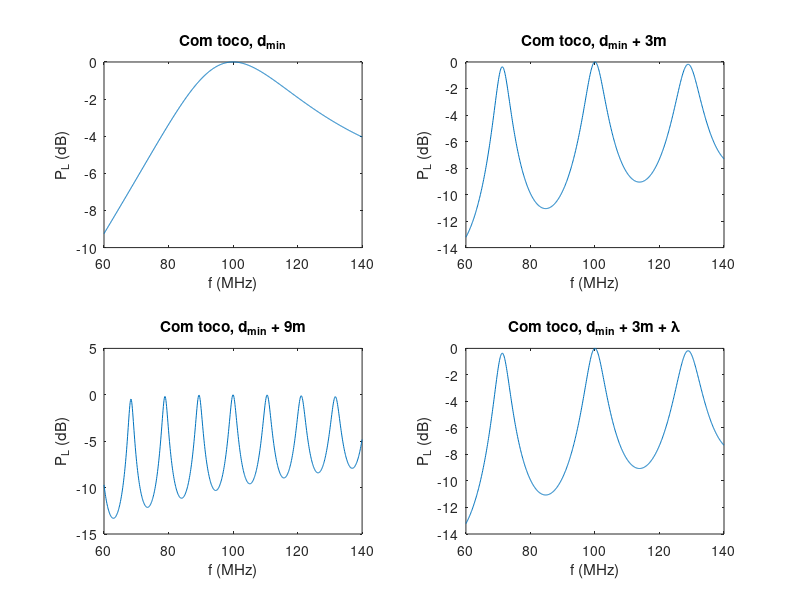

The MATLAB script that drew this image:
clear
nusp=586;

format long;

disp 'Questão 1';

mnp = rem(nusp,1000)/10;
ZL = 400 + mnp;
Z0 = 75; u = 2e8;
rhol=(ZL-Z0)/(ZL+Z0);
f=100e6;
lambda=u/f;
l=50;
Eg = 15; % Vef
Rg = 75;

% item a
disp ' '; disp 'item a';
Pd = Eg^2/(4*Rg);
disp 'Pd (W) ='; disp (Pd);

%itens b, c
d = 0.18*lambda; % dist min, para aprox. 227 ohms
yd = Z0/ZL; % inicial = yL = YL*Z0
% yL = Z0/ZL;

d=(pi-acos(abs(rhol))+angle(rhol))*lambda/4/pi;
rhod=rhol*exp(-1j*4*pi*d/lambda);
yd = (1-rhod)/(1+rhod);
disp ' '; disp 'item b';
disp 'd (m) ='; disp(d);
disp ' '; disp 'item c';
disp 'yd (S/S (adimensional)) ='; disp(yd);
disp 'b (S/S (adimensional)) ='; disp(imag(yd));

% item d
disp ' '; disp 'item d';
b = imag(yd);
arg_rho_t = angle((1/(-1j*b) - 1)/(1/(-1j*b) + 1)); % *180/pi
lt = lambda/4*(1-arg_rho_t/pi);
disp 'lt (m) ='; disp(lt);

% item e
f=600:1400; f=f*1e5;
lambda=u./f;
% e-i
% e-ii
rhod=rhol*exp(-1j*4*pi*d./lambda);
rhot=-1*exp(-1j*4*pi*lt./lambda);
b=(1-rhot)./(1+rhot);
Yd = ((1-rhod)./(1+rhod))./Z0 + b./Z0;
rhod=(1./Yd-Z0)./(1./Yd+Z0);
rhoent=rhod.*exp(-1j*4*pi.*(l-d)./lambda);
Zent=Z0.*(1+rhoent)./(1-rhoent);
Ient=Eg./(Zent+Rg); Ient=abs(Ient);
Pent=real(Zent).*Ient.^2; % Carga casada, P_ent = P_L
ganho=10*log10(Pent./Pd);
subplot(2,2,1);
plot(f/1e6,ganho);
xlabel('f (MHz)');
ylabel('P_L (dB)');
title('Com toco, d_{min}');
disp ' '; disp 'item e ii: Com toco';
disp 'P_max (W) ='; disp(max(Pent));
disp 'BW com toco (MHz, MHz) =';
BW = zeros(1,2);
j=1;
for k=1:size(f)(2)
  if (ganho(k) > -2)
      if (j==1)
          BW(j) = f(k); j = j+1;
      else if (k==size(f)(2))
          BW(2)=f(k);
          disp 'Fora da faixa pedida, aumentar a banda de frequencias (linha 45)';
          end end
  else
      if (j==2)
        BW(j) = f(k); j = j+1; end
  end
end
disp (BW*1e-6); disp 'BandWidth (MHz) ='; disp ((BW(2) - BW(1))*1e-6+0.1);

% e iii
d = d + 3;
rhod=rhol*exp(-1j*4*pi*d./lambda);
rhot=-1*exp(-1j*4*pi*lt./lambda);
b=(1-rhot)./(1+rhot);
Yd = ((1-rhod)./(1+rhod))./Z0 + b./Z0;
rhod=(1./Yd-Z0)./(1./Yd+Z0);
rhoent=rhod.*exp(-1j*4*pi.*(l-d)./lambda);
Zent=Z0.*(1+rhoent)./(1-rhoent);
Ient=Eg./(Zent+Rg); Ient=abs(Ient);
Pent=real(Zent).*Ient.^2; % Carga casada, P_ent = P_L
ganho=10*log10(Pent./Pd);
subplot(2,2,2);
plot(f/1e6,ganho);
xlabel('f (MHz)');
ylabel('P_L (dB)');
title('Com toco, d_{min} + 3m');
BW2 = zeros(1,2);
j=1;
for k=1:400
  if (ganho(k) > -2)
      if (j==1)
          BW2(j) = f(k); j = j+1; end
  else
      if (j==2)
          BW2(j) = f(k); j = j+1; end
  end
end
disp ' '; disp 'item e iii: Com toco + 3m';
disp 'P_max (W) ='; disp(max(Pent));
disp 'BW com toco + 3m (MHz, MHz) ='; disp (BW2*1e-6); disp 'BandWidth (MHz) ='; disp ((BW2(2) - BW2(1))*1e-6+0.1);

d = d + lambda;
rhod=rhol*exp(-1j*4*pi*d./lambda);
rhot=-1*exp(-1j*4*pi*lt./lambda);
b=(1-rhot)./(1+rhot);
Yd = ((1-rhod)./(1+rhod))./Z0 + b./Z0;
rhod=(1./Yd-Z0)./(1./Yd+Z0);
rhoent=rhod.*exp(-1j*4*pi.*(l-d)./lambda);
Zent=Z0.*(1+rhoent)./(1-rhoent);
Ient=Eg./(Zent+Rg); Ient=abs(Ient);
Pent=real(Zent).*Ient.^2; % Carga casada, P_ent = P_L
ganho=10*log10(Pent./Pd);
subplot(2,2,4);
plot(f/1e6,ganho);
xlabel('f (MHz)');
ylabel('P_L (dB)');
title('Com toco, d_{min} + 3m + \lambda');

d = d - lambda + 6;
rhod=rhol*exp(-1j*4*pi*d./lambda);
rhot=-1*exp(-1j*4*pi*lt./lambda);
b=(1-rhot)./(1+rhot);
Yd = ((1-rhod)./(1+rhod))./Z0 + b./Z0;
rhod=(1./Yd-Z0)./(1./Yd+Z0);
rhoent=rhod.*exp(-1j*4*pi.*(l-d)./lambda);
Zent=Z0.*(1+rhoent)./(1-rhoent);
Ient=Eg./(Zent+Rg); Ient=abs(Ient);
Pent=real(Zent).*Ient.^2; % Carga casada, P_ent = P_L
ganho=10*log10(Pent./Pd);
subplot(2,2,3);
plot(f/1e6,ganho);
xlabel('f (MHz)');
ylabel('P_L (dB)');
title('Com toco, d_{min} + 9m');
